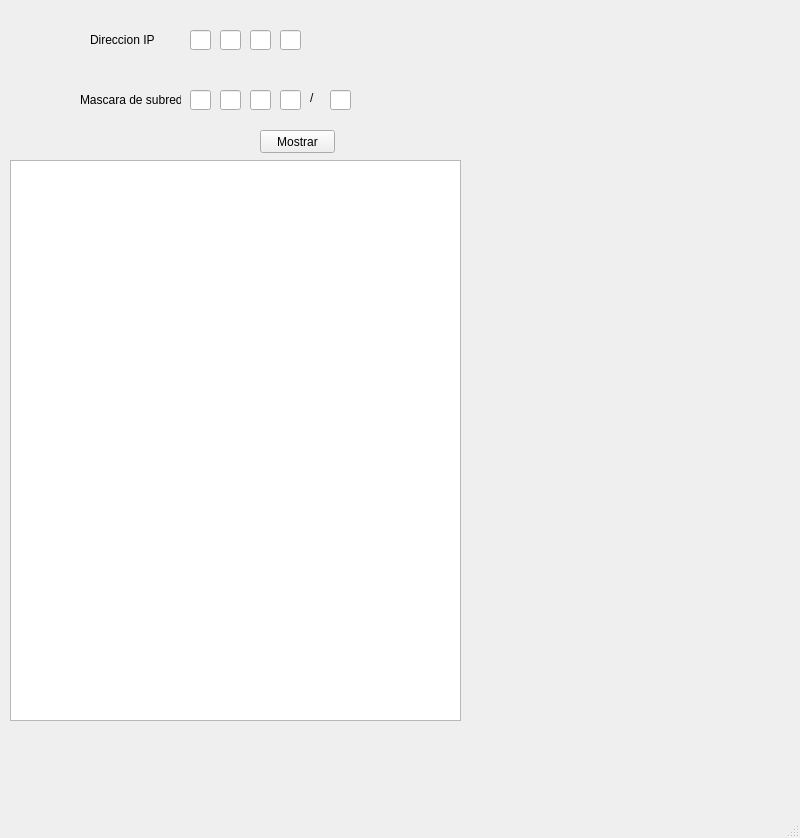
<?xml version="1.0" encoding="UTF-8"?>
<ui version="4.0">
 <class>MainWindow</class>
 <widget class="QMainWindow" name="MainWindow">
  <property name="geometry">
   <rect>
    <x>0</x>
    <y>0</y>
    <width>800</width>
    <height>838</height>
   </rect>
  </property>
  <property name="windowTitle">
   <string>MainWindow</string>
  </property>
  <widget class="QWidget" name="centralwidget">
   <widget class="QLabel" name="lb_IP">
    <property name="geometry">
     <rect>
      <x>90</x>
      <y>30</y>
      <width>91</width>
      <height>20</height>
     </rect>
    </property>
    <property name="text">
     <string>Direccion IP         :</string>
    </property>
   </widget>
   <widget class="QLabel" name="lb_masc">
    <property name="geometry">
     <rect>
      <x>80</x>
      <y>90</y>
      <width>101</width>
      <height>20</height>
     </rect>
    </property>
    <property name="text">
     <string>Mascara de subred :</string>
    </property>
   </widget>
   <widget class="QLineEdit" name="le_IP_primer">
    <property name="geometry">
     <rect>
      <x>190</x>
      <y>30</y>
      <width>21</width>
      <height>20</height>
     </rect>
    </property>
   </widget>
   <widget class="QLineEdit" name="le_IP_segun">
    <property name="geometry">
     <rect>
      <x>220</x>
      <y>30</y>
      <width>21</width>
      <height>20</height>
     </rect>
    </property>
   </widget>
   <widget class="QLineEdit" name="le_IP_tercer">
    <property name="geometry">
     <rect>
      <x>250</x>
      <y>30</y>
      <width>21</width>
      <height>20</height>
     </rect>
    </property>
   </widget>
   <widget class="QLineEdit" name="le_IP_cuarto">
    <property name="geometry">
     <rect>
      <x>280</x>
      <y>30</y>
      <width>21</width>
      <height>20</height>
     </rect>
    </property>
   </widget>
   <widget class="QLineEdit" name="le_MC_primer">
    <property name="geometry">
     <rect>
      <x>190</x>
      <y>90</y>
      <width>21</width>
      <height>20</height>
     </rect>
    </property>
   </widget>
   <widget class="QLineEdit" name="le_MC_segun">
    <property name="geometry">
     <rect>
      <x>220</x>
      <y>90</y>
      <width>21</width>
      <height>20</height>
     </rect>
    </property>
   </widget>
   <widget class="QLineEdit" name="le_MC_cuarto">
    <property name="geometry">
     <rect>
      <x>280</x>
      <y>90</y>
      <width>21</width>
      <height>20</height>
     </rect>
    </property>
   </widget>
   <widget class="QLineEdit" name="le_MC_tercer">
    <property name="geometry">
     <rect>
      <x>250</x>
      <y>90</y>
      <width>21</width>
      <height>20</height>
     </rect>
    </property>
   </widget>
   <widget class="QLineEdit" name="le_MC_bits">
    <property name="geometry">
     <rect>
      <x>330</x>
      <y>90</y>
      <width>21</width>
      <height>20</height>
     </rect>
    </property>
   </widget>
   <widget class="QLabel" name="ln_interludio">
    <property name="geometry">
     <rect>
      <x>310</x>
      <y>90</y>
      <width>16</width>
      <height>16</height>
     </rect>
    </property>
    <property name="text">
     <string>/</string>
    </property>
   </widget>
   <widget class="QTableView" name="tb_capturar_calculadora">
    <property name="geometry">
     <rect>
      <x>10</x>
      <y>160</y>
      <width>451</width>
      <height>561</height>
     </rect>
    </property>
   </widget>
   <widget class="QPushButton" name="btn_mostrar">
    <property name="geometry">
     <rect>
      <x>260</x>
      <y>130</y>
      <width>75</width>
      <height>23</height>
     </rect>
    </property>
    <property name="text">
     <string>Mostrar</string>
    </property>
   </widget>
  </widget>
  <widget class="QMenuBar" name="menubar">
   <property name="geometry">
    <rect>
     <x>0</x>
     <y>0</y>
     <width>800</width>
     <height>21</height>
    </rect>
   </property>
  </widget>
  <widget class="QStatusBar" name="statusbar"/>
 </widget>
 <resources/>
 <connections/>
</ui>
